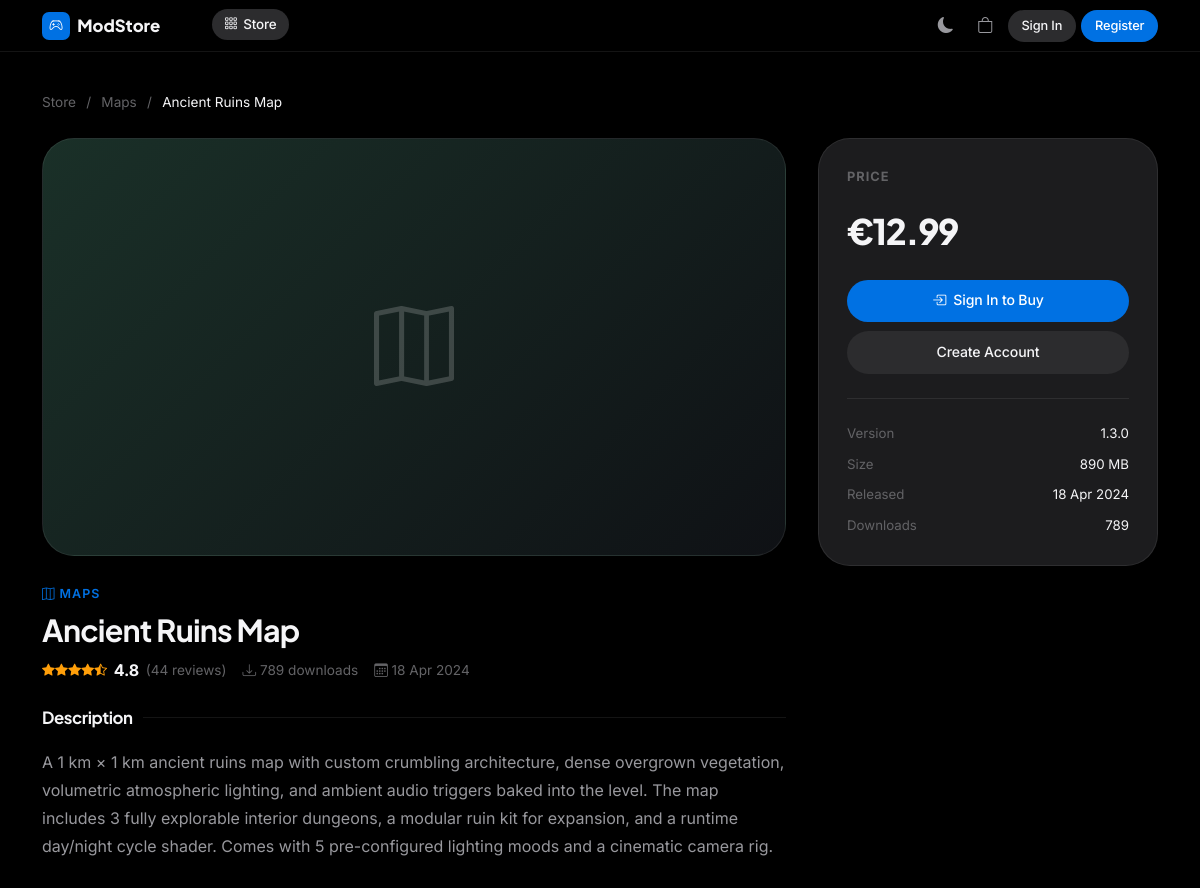
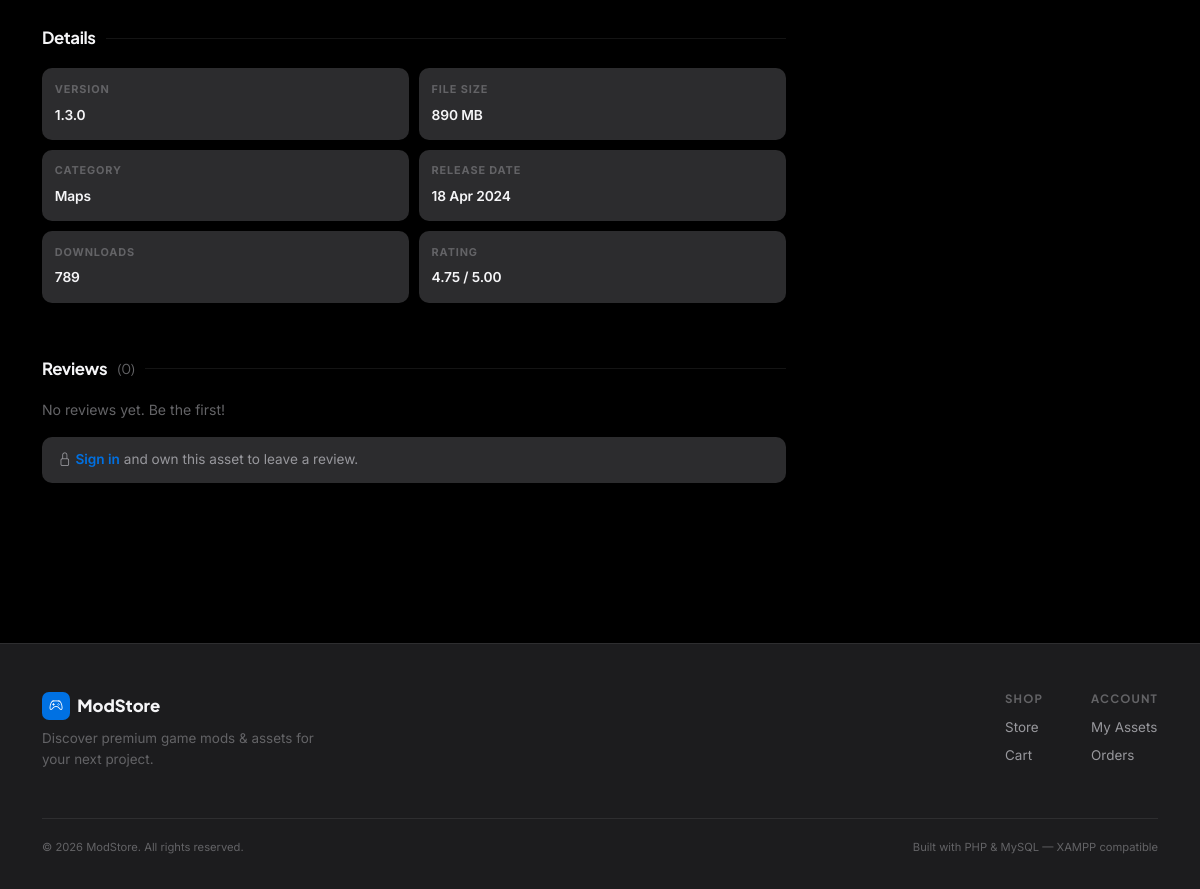
The app's page /product.php?id=8 with its own data (2 pictures, top to bottom).
### tables this page shows
CREATE TABLE `products` (
  `id`             INT(11)        NOT NULL AUTO_INCREMENT,
  `name`           VARCHAR(100)   NOT NULL,
  `slug`           VARCHAR(100)   NOT NULL,
  `description`    TEXT           NOT NULL,
  `price`          DECIMAL(10,2)  NOT NULL DEFAULT '0.00',
  `category_id`    INT(11)        DEFAULT NULL,
  `download_count` INT(11)        NOT NULL DEFAULT '0',
  `rating`         DECIMAL(3,2)   NOT NULL DEFAULT '0.00',
  `review_count`   INT(11)        NOT NULL DEFAULT '0',
  `version`        VARCHAR(20)    NOT NULL DEFAULT '1.0.0',
  `file_size`      VARCHAR(20)    NOT NULL DEFAULT '—',
  `release_date`   DATE           NOT NULL,
  `is_active`      TINYINT(1)     NOT NULL DEFAULT '1',
  `created_at`     TIMESTAMP      NOT NULL DEFAULT CURRENT_TIMESTAMP,
  PRIMARY KEY (`id`),
  UNIQUE KEY `uq_slug` (`slug`),
  KEY `idx_category` (`category_id`),
  CONSTRAINT `fk_product_category`
    FOREIGN KEY (`category_id`) REFERENCES `categories` (`id`) ON DELETE SET NULL
);

CREATE TABLE `categories` (
  `id`   INT(11)     NOT NULL AUTO_INCREMENT,
  `name` VARCHAR(50) NOT NULL,
  `slug` VARCHAR(50) NOT NULL,
  `icon` VARCHAR(50) NOT NULL DEFAULT 'bi-box',
  PRIMARY KEY (`id`),
  UNIQUE KEY `uq_slug` (`slug`)
);

### product.php (the view, shortened to what this page needs)
<?php
require_once __DIR__ . '/config/db.php';
require_once __DIR__ . '/includes/functions.php';
$id = (int) ($_GET['id'] ?? 0);
$stmt = $pdo->prepare(
    'SELECT p.*, c.name AS cat_name, c.slug AS cat_slug, c.icon AS cat_icon
     FROM products p
     LEFT JOIN categories c ON c.id = p.category_id
     WHERE p.id = ? AND p.is_active = 1'
);
$stmt->execute([$id]);
$product = $stmt->fetch();
$revStmt = $pdo->prepare(
    'SELECT r.*, u.username FROM reviews r
     JOIN users u ON u.id = r.user_id
     WHERE r.product_id = ?
     ORDER BY r.created_at DESC'
);
$revStmt->execute([$id]);
$reviews = $revStmt->fetchAll();
$owns = false;
$userReviewed = false;
require_once __DIR__ . '/includes/header.php';
?>
<div class="container-xl py-4">
  <nav style="margin-bottom:1.5rem;font-size:.85rem;color:var(--text-muted);">
    <a href="index.php" style="color:var(--text-muted);">Store</a>
    <span style="margin:0 .4rem;">/</span>
    <a href="index.php?cat=<?= e($product['cat_slug'] ?? '') ?>" style="color:var(--text-muted);"><?= e($product['cat_name'] ?? 'General') ?></a>
    <span style="margin:0 .4rem;">/</span>
    <span style="color:var(--text-primary);"><?= e($product['name']) ?></span>
  </nav>
  <div class="product-detail-layout">
    <div>
      <div class="product-detail-thumb"
           style="background:<?= cardGradient((int)$product['category_id']) ?>">
        <i class="bi <?= e($product['cat_icon'] ?? 'bi-box') ?>"
           style="font-size:5rem;color:rgba(255,255,255,.18);"></i>
      </div>
      <div style="margin-bottom:1.5rem;">
        <span class="product-card__cat" style="font-size:.78rem;">
          <i class="bi <?= e($product['cat_icon'] ?? 'bi-box') ?>"></i>
          <?= e($product['cat_name'] ?? 'General') ?>
        </span>
        <h1 style="font-size:1.9rem;margin:.4rem 0 .6rem;"><?= e($product['name']) ?></h1>
        <div style="display:flex;align-items:center;gap:1rem;flex-wrap:wrap;">
          <div style="display:flex;align-items:center;gap:.4rem;">
            <?= stars((float)$product['rating']) ?>
            <span style="font-weight:700;"><?= number_format($product['rating'], 1) ?></span>
            <span style="color:var(--text-muted);font-size:.85rem;">(<?= $product['review_count'] ?> reviews)</span>
          </div>
          <span style="color:var(--text-muted);font-size:.85rem;">
            <i class="bi bi-download"></i> <?= number_format($product['download_count']) ?> downloads
          </span>
          <span style="color:var(--text-muted);font-size:.85rem;">
            <i class="bi bi-calendar3"></i> <?= fDate($product['release_date']) ?>
          </span>
        </div>
      </div>
      <div class="section">
        <h2 class="section-title" style="font-size:1.05rem;">Description</h2>
        <p style="color:var(--text-secondary);line-height:1.75;">
          <?= nl2br(e($product['description'])) ?>
        </p>
      </div>
      <div class="section">
        <h2 class="section-title" style="font-size:1.05rem;">Details</h2>
        <div class="detail-meta-grid">
          <div class="detail-meta-item">
            <small>Version</small>
            <span><?= e($product['version']) ?></span>
          </div>
          <div class="detail-meta-item">
            <small>File Size</small>
            <span><?= e($product['file_size']) ?></span>
          </div>
          <div class="detail-meta-item">
            <small>Category</small>
            <span><?= e($product['cat_name'] ?? '—') ?></span>
          </div>
          <div class="detail-meta-item">
            <small>Release Date</small>
            <span><?= fDate($product['release_date']) ?></span>
          </div>
          <div class="detail-meta-item">
            <small>Downloads</small>
            <span><?= number_format($product['download_count']) ?></span>
          </div>
          <div class="detail-meta-item">
            <small>Rating</small>
            <span><?= number_format($product['rating'], 2) ?> / 5.00</span>
          </div>
        </div>
      </div>
      <div class="section">
        <h2 class="section-title" style="font-size:1.05rem;">
          Reviews <span style="color:var(--text-muted);font-size:.85rem;font-weight:400;">(<?= count($reviews) ?>)</span>
        </h2>
        <?php if (empty($reviews)): ?>
          <p style="color:var(--text-muted);font-size:.88rem;">No reviews yet. Be the first!</p>
        <?php endif; ?>
        <?php if (isLoggedIn() && $owns && !$userReviewed): ?>
          <div id="reviewForm" style="margin-top:1.5rem;padding-top:1.5rem;border-top:1px solid var(--border);">
            <h3 style="font-size:1rem;margin-bottom:1rem;">
              <i class="bi bi-pencil-square" style="color:var(--accent);"></i>
              Leave a Review
            </h3>
            <form action="process/add-review.php" method="POST" class="ms-form">
              <?php csrfField() ?>
              <input type="hidden" name="product_id" value="<?= $product['id'] ?>">
              <div class="form-group">
                <label>Your Rating</label>
                <div style="display:flex;gap:.35rem;align-items:center;" id="starPicker">
                  <?php for ($s = 1; $s <= 5; $s++): ?>
                    <i class="bi bi-star star-pick"
                       data-val="<?= $s ?>"
                       style="font-size:1.6rem;cursor:pointer;color:var(--bg-hover);transition:color .12s;"
                       onclick="setStar(<?= $s ?>)"
                       onmouseover="hoverStar(<?= $s ?>)"
                       onmouseout="resetStarHover()">
                    </i>
                  <?php endfor; ?>
                  <span id="ratingLabel" style="font-size:.85rem;color:var(--text-muted);margin-left:.4rem;">Select rating</span>
                </div>
                <div style="display:none;" id="hiddenStars">
                  <?php for ($s = 1; $s <= 5; $s++): ?>
                    <input type="radio" name="rating" id="ratingVal<?= $s ?>" value="<?= $s ?>" <?= $s===5?'checked':''?>>
                  <?php endfor; ?>
                </div>
              </div>
              <div class="form-group">
                <label for="reviewComment">Comment <span style="color:var(--text-muted);font-weight:400;">(optional)</span></label>
                <textarea name="comment" id="reviewComment" class="ms-textarea"
                  placeholder="What did you like or dislike? How did you use this asset?"
                  maxlength="1000" style="min-height:90px;"></textarea>
                <div style="font-size:.73rem;color:var(--text-muted);text-align:right;" id="reviewCharCount">0 / 1000</div>
              </div>
              <button type="submit" class="btn-ms btn-ms-primary btn-sm">
                <i class="bi bi-send"></i> Submit Review
              </button>
            </form>
          </div>
          <script>
          let selectedRating = 5;
          const ratingLabels = {1:'Poor',2:'Fair',3:'Good',4:'Very Good',5:'Excellent'};
          function setStar(val) {
            selectedRating = val;
            document.getElementById('ratingVal' + val).checked = true;
            document.getElementById('ratingLabel').textContent = ratingLabels[val];
            document.getElementById('ratingLabel').style.color = 'var(--warning)';
            paintStars(val, true);
          }
          function hoverStar(val) { paintStars(val, false); }
          function resetStarHover() { paintStars(selectedRating, true); }
          function paintStars(upTo, fill) {
            document.querySelectorAll('.star-pick').forEach(s => {
              const v = parseInt(s.dataset.val);
              s.className = v <= upTo
                ? 'bi bi-star-fill star-pick'
                : 'bi bi-star star-pick';
              s.style.color = v <= upTo ? 'var(--warning)' : 'var(--bg-hover)';
            });
          }
          // Init with 5 stars pre-selected
          paintStars(5, true);
          document.getElementById('ratingLabel').textContent = 'Excellent';
          document.getElementById('ratingLabel').style.color = 'var(--warning)';
          document.getElementById('reviewComment').addEventListener('input', function() {
            document.getElementById('reviewCharCount').textContent = this.value.length + ' / 1000';
          });
          </script>
        <?php elseif (isLoggedIn() && $owns && $userReviewed): ?>
          <div style="margin-top:1rem;padding:.75rem 1rem;background:var(--success-bg);border-radius:var(--radius-sm);font-size:.85rem;color:var(--success);">
            <i class="bi bi-check-circle-fill"></i> You have already reviewed this asset.
          </div>
        <?php elseif (!isLoggedIn()): ?>
          <div style="margin-top:1rem;padding:.75rem 1rem;background:var(--bg-hover);border-radius:var(--radius-sm);font-size:.85rem;color:var(--text-secondary);">
            <i class="bi bi-lock"></i>
            <a href="login.php" style="font-weight:600;">Sign in</a> and own this asset to leave a review.
          </div>
        <?php elseif (isLoggedIn() && !$owns): ?>
          <div style="margin-top:1rem;padding:.75rem 1rem;background:var(--bg-hover);border-radius:var(--radius-sm);font-size:.85rem;color:var(--text-secondary);">
            <i class="bi bi-bag"></i> Purchase or claim this asset to leave a review.
          </div>
        <?php endif; ?>
      </div>
    </div>
    <div>
      <div class="purchase-panel">
        <p style="color:var(--text-muted);font-size:.8rem;text-transform:uppercase;letter-spacing:.08em;font-weight:700;">
          <?= $product['price'] == 0 ? 'Free Asset' : 'Price' ?>
        </p>
        <div class="price-big <?= $product['price'] == 0 ? 'free' : '' ?>">
          <?= fPrice((float)$product['price']) ?>
        </div>
        <?php if ($owns): ?>
          <div class="badge-ms badge-success" style="margin-bottom:1rem;font-size:.8rem;padding:.4rem .9rem;">
            <i class="bi bi-check-circle-fill"></i> In Your Library
          </div>
          <a href="my-assets.php" class="btn-ms btn-ms-ghost btn-full" style="margin-bottom:.6rem;">
            <i class="bi bi-collection-play"></i> View My Assets
          </a>
        <?php elseif (!isLoggedIn()): ?>
          <a href="login.php" class="btn-ms btn-ms-primary btn-full" style="margin-bottom:.6rem;">
            <i class="bi bi-box-arrow-in-right"></i>
            <?= $product['price'] == 0 ? 'Sign In to Get Free' : 'Sign In to Buy' ?>
          </a>
          <a href="register.php" class="btn-ms btn-ms-ghost btn-full">
            Create Account
          </a>
        <?php endif; ?>
        <div class="divider"></div>
        <div style="display:flex;flex-direction:column;gap:.6rem;font-size:.83rem;">
          <div style="display:flex;justify-content:space-between;">
            <span style="color:var(--text-muted);">Version</span>
            <span><?= e($product['version']) ?></span>
          </div>
          <div style="display:flex;justify-content:space-between;">
            <span style="color:var(--text-muted);">Size</span>
            <span><?= e($product['file_size']) ?></span>
          </div>
          <div style="display:flex;justify-content:space-between;">
            <span style="color:var(--text-muted);">Released</span>
            <span><?= fDate($product['release_date']) ?></span>
          </div>
          <div style="display:flex;justify-content:space-between;">
            <span style="color:var(--text-muted);">Downloads</span>
            <span><?= number_format($product['download_count']) ?></span>
          </div>
        </div>
      </div>
    </div>
  </div>
</div>
<?php require_once __DIR__ . '/includes/footer.php'; ?>

### records on screen
products: category.name "Maps", name "Ancient Ruins Map", category.name "MAPS", rating "4.8", review_count "44", download_count "789", release_date "18 Apr 2024", description "A 1 km × 1 km ancient ruins map with custom crumbling architecture, dense overgrown vegetation, volumetric atmospheric lighting, and ambient audio triggers baked into the level. The map includes 3 fully explorable interior dungeons, a modular ruin kit for expansion, and a runtime day/night cycle shader. Comes with 5 pre-configured lighting moods and a cinematic camera rig.", version "1.3.0", file_size "890 MB", rating "4.75", price "€12.99"

### other values on screen
count($reviews) "0"
